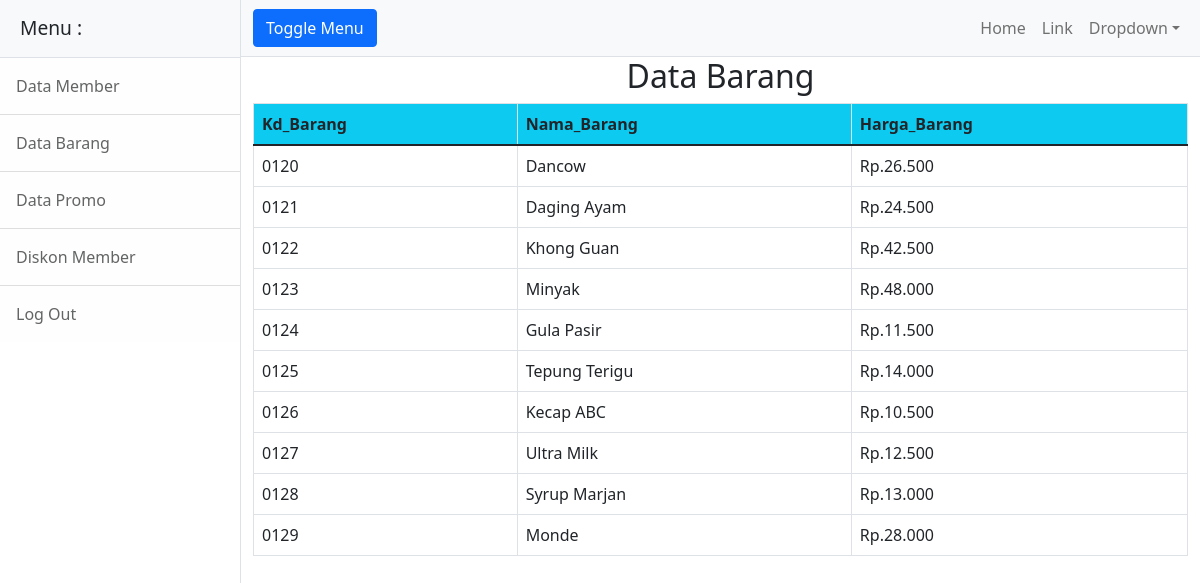
The page /barang/barang.php on the database its author committed.
### tables this page shows
CREATE TABLE `tb_barang` (
  `Kd_Barang` varchar(25) NOT NULL,
  `Nama_Barang` varchar(25) NOT NULL,
  `Harga_Barang` varchar(25) NOT NULL
);

### barang/data_barang.php (the view, shortened to what this page needs)
<?php
include '../auth/koneksi.php';
$query = mysqli_query($mysqli,"SELECT * from tb_barang");
?>
<center>
<h2> Data Barang</h2>
<table class= "table table-bordered table-responsive" width="100%">
	<thead class="bg-info">
	<tr>
	<th>Kd_Barang</th> <th>Nama_Barang</th> <th>Harga_Barang</th>
	</tr>
	</thead>
	<tbody>
	<?php
	while ($result = mysqli_fetch_array($query)){
	?>
	<tr>
		<td><?php echo $result['Kd_Barang'];?></td>
		<td><?php echo $result['Nama_Barang'];?></td>
		<td><?php echo $result['Harga_Barang'];?></td>
	</tr>
	<?php }?>
	</tbody>
	</table>

### barang/barang.php (shortened to what this page needs)
<!DOCTYPE html>
<html lang="en">
    <head>
        <link href="css/styles.css" rel="stylesheet" />
    </head>
    <body>
        <div class="d-flex" id="wrapper">
            <div class="border-end bg-white" id="sidebar-wrapper">
                <div class="sidebar-heading border-bottom bg-light">Menu :</div>
                <div class="list-group list-group-flush">
                    <a class="list-group-item list-group-item-action list-group-item-light p-3" href="../member/member.php">Data Member</a>
                    <a class="list-group-item list-group-item-action list-group-item-light p-3" href="../barang/barang.php">Data Barang</a>
                    <a class="list-group-item list-group-item-action list-group-item-light p-3" href="../promo/promo.php">Data Promo</a>
                    <a class="list-group-item list-group-item-action list-group-item-light p-3" href="../diskon/data_diskon.php">Diskon Member</a>
					<a class="list-group-item list-group-item-action list-group-item-light p-3" href="../index.php">Log Out</a>
                </div>
            </div>
            <div id="page-content-wrapper">
                <nav class="navbar navbar-expand-lg navbar-light bg-light border-bottom">
                    <div class="container-fluid">
                        <button class="btn btn-primary" id="sidebarToggle">Toggle Menu</button>
                        <div class="collapse navbar-collapse" id="navbarSupportedContent">
                            <ul class="navbar-nav ms-auto mt-2 mt-lg-0">
                                <li class="nav-item active"><a class="nav-link" href="home.php">Home</a></li>
                                <li class="nav-item"><a class="nav-link" href="#!">Link</a></li>
                                <li class="nav-item dropdown">
                                    <a class="nav-link dropdown-toggle" id="navbarDropdown" href="#" role="button" data-bs-toggle="dropdown" aria-haspopup="true" aria-expanded="false">Dropdown</a>
                                </li>
                            </ul>
                        </div>
                    </div>
                </nav>
                <div class="container-fluid">
                    <?php include 'data_barang.php';?>
                </div>
            </div>
        </div>
    </body>
</html>

### rows shown on the page
tb_barang: Kd_Barang "0120", Nama_Barang "Dancow", Harga_Barang "Rp.26.500"
tb_barang: Kd_Barang "0121", Nama_Barang "Daging Ayam", Harga_Barang "Rp.24.500"
tb_barang: Kd_Barang "0122", Nama_Barang "Khong Guan", Harga_Barang "Rp.42.500"
tb_barang: Kd_Barang "0123", Nama_Barang "Minyak", Harga_Barang "Rp.48.000"
tb_barang: Kd_Barang "0124", Nama_Barang "Gula Pasir", Harga_Barang "Rp.11.500"
tb_barang: Kd_Barang "0125", Nama_Barang "Tepung Terigu", Harga_Barang "Rp.14.000"
tb_barang: Kd_Barang "0126", Nama_Barang "Kecap ABC", Harga_Barang "Rp.10.500"
tb_barang: Kd_Barang "0127", Nama_Barang "Ultra Milk", Harga_Barang "Rp.12.500"
tb_barang: Kd_Barang "0128", Nama_Barang "Syrup Marjan", Harga_Barang "Rp.13.000"
tb_barang: Kd_Barang "0129", Nama_Barang "Monde", Harga_Barang "Rp.28.000"
